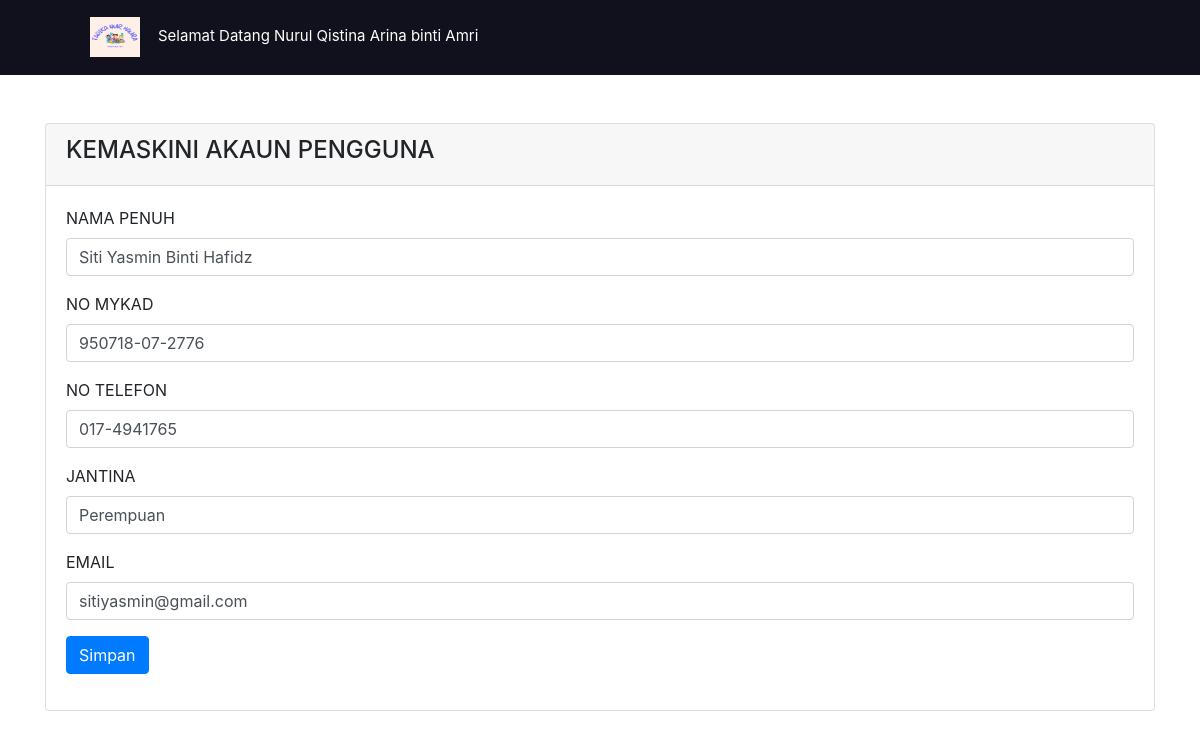
Page /update.php?id=2 (signed in) on the committed database.
### tables this page shows
CREATE TABLE `users` (
  `id` int(11) NOT NULL,
  `nama` varchar(255) NOT NULL,
  `noMyKad` varchar(14) NOT NULL,
  `phone` varchar(12) NOT NULL,
  `gender` varchar(12) NOT NULL,
  `email` varchar(255) NOT NULL,
  `password` varchar(255) NOT NULL,
  `user_type` varchar(20) NOT NULL
);

### update.php (the view, shortened to what this page needs)
<?php
include_once('config.php');
?>
<!doctype html>
<html lang="en">
  <head>
    <link rel="stylesheet" href="https://cdn.jsdelivr.net/npm/bootstrap@4.6.1/dist/css/bootstrap.min.css">
  </head>
  <body>
    <nav>
      <label class="logo">
        <img src="images/logo.png" width="50" height="40">&nbsp;&nbsp;&nbsp; <span class="text"> Selamat Datang <?= $_SESSION['nama']; ?> </span>
      </label>
    </nav>
    <div class="container mt-5">
      <div class="row">
        <div class="col-md-12">
          <div class="card">
            <div class="card-header">
              <h4>KEMASKINI AKAUN PENGGUNA </h4>
            </div>
            <div class="card-body"> <?php
                if(isset($_GET['id']))
                   {
                    $users_id = mysqli_real_escape_string($conn, $_GET['id']);
                    $query = "SELECT * FROM users WHERE id='$users_id' ";
                    $query_run = mysqli_query($conn, $query);
                    if(mysqli_num_rows($query_run) > 0)
                    {
                    $usersRow = mysqli_fetch_array($query_run);
                    ?>
              <form action="" method="POST">
                <div class="mb-3">
                  <label>NAMA PENUH </label>
                  <input type="text" name="namaUsers" value="<?=$usersRow['nama'];?>" class="form-control">
                </div>
                <div class="mb-3">
                  <label>NO MYKAD</label>
                  <input type="text" name="icUsers" value="<?=$usersRow['noMyKad'];?>" class="form-control">
                </div>
                <div class="mb-3">
                  <label>NO TELEFON </label>
                  <input type="text" name="noTelUsers" value="<?=$usersRow['phone'];?>" class="form-control">
                </div>
                <div class="mb-3">
                  <label>JANTINA</label>
                  <input type="text" name="jantinaUsers" value="<?=$usersRow['gender'];?>" class="form-control">
                </div>
                <div class="mb-3">
                  <label>EMAIL</label>
                  <input type="text" name="emailUsers" value="<?=$usersRow['email'];?>" class="form-control">
                </div>
                <div class="mb-3">
                  <button type="submit" name="update_users" class="btn btn-primary"> Simpan </button>
                </div>
              </form>
                <?php
                    }
                    else
                    {
                        echo "
                            <h4>No Such Id Found</h4>";
                   }
                   }
                ?> </div>
          </div>
        </div>
      </div>
  </body>
</html>

### update.php (style rules this page uses)
nav { background-color: #11101d; height: 75px; width: 100%; line-height: 70px; }
label.logo { line-height: 90%; padding: 0 90px; }
.text { color: white; font-size: 15px; }

### rows in the picture
users: namaUsers "Siti Yasmin Binti Hafidz", icUsers "950718-07-2776", noTelUsers "017-4941765", jantinaUsers "Perempuan", emailUsers "sitiyasmin@gmail.com"

### other values in the picture
$_SESSION['nama'] "Nurul Qistina Arina binti Amri"
